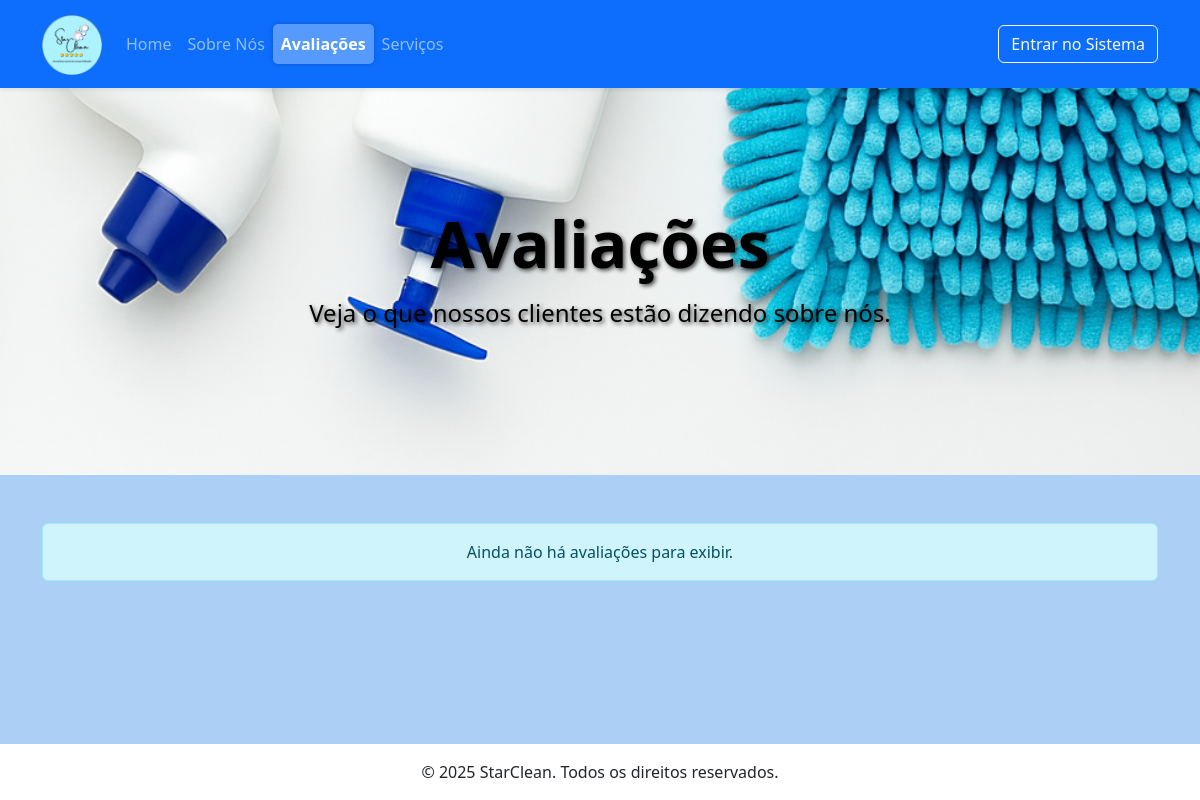
Before: /pages/avaliacoes.php with the older database file.
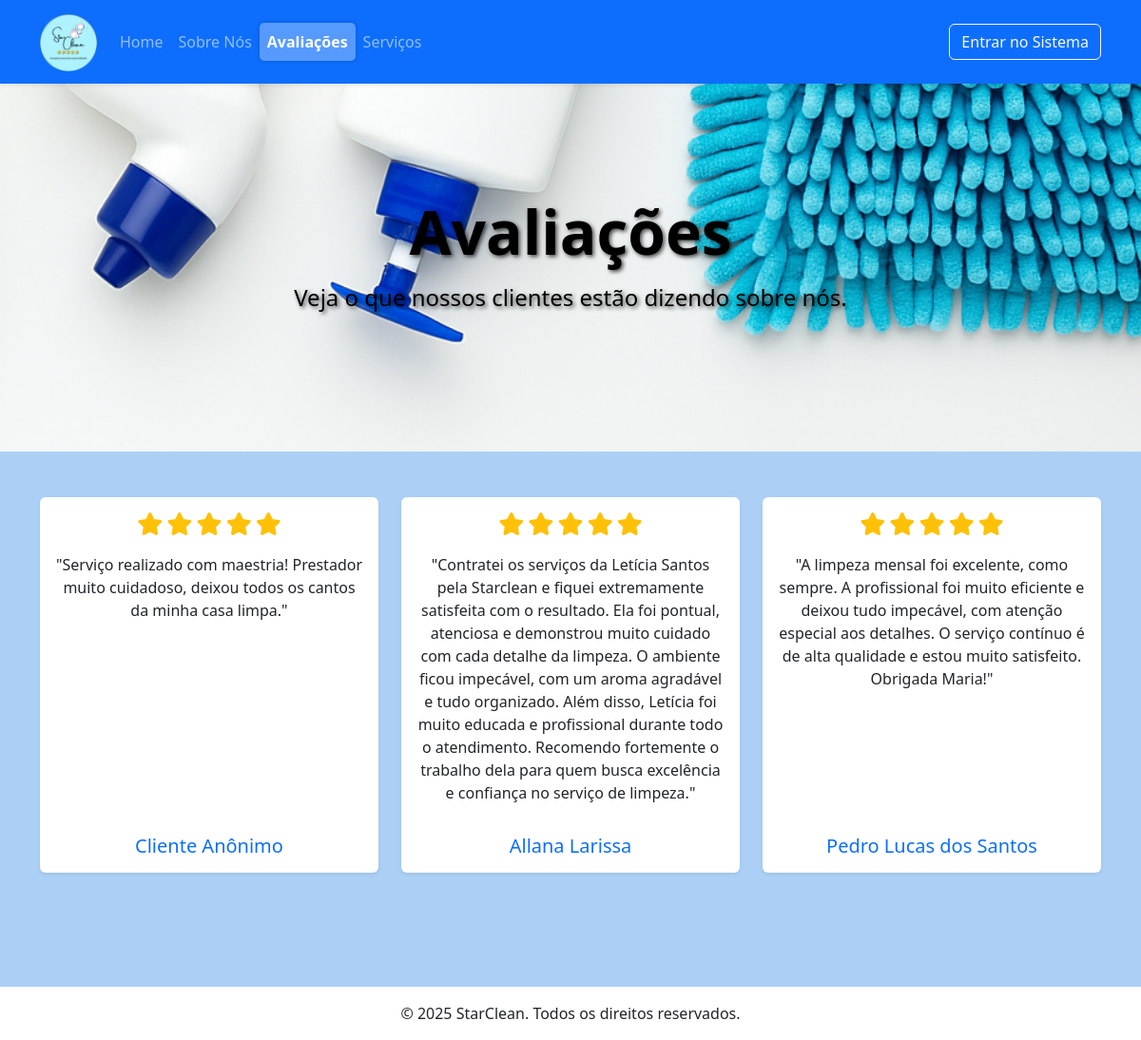
After: the same page with the newer database file.
### tables this page shows
CREATE TABLE `avaliacao_prestador` (
  `id` int(11) NOT NULL,
  `Cliente_id` int(11) NOT NULL,
  `Prestador_id` int(11) NOT NULL,
  `nota` int(11) DEFAULT NULL,
  `comentario` text DEFAULT NULL,
  `oculto` tinyint(1) NOT NULL DEFAULT 0
);

CREATE TABLE `cliente` (
  `id` int(11) NOT NULL,
  `nome` varchar(45) NOT NULL,
  `sobrenome` varchar(45) NOT NULL,
  `email` varchar(150) NOT NULL,
  `data_nascimento` date NOT NULL,
  `telefone` varchar(20) NOT NULL,
  `cpf` varchar(14) NOT NULL,
  `password` varchar(255) NOT NULL,
  `receber_notificacoes_email` tinyint(1) NOT NULL DEFAULT 1,
  `criado_em` timestamp NOT NULL DEFAULT current_timestamp(),
  `atualizado_em` timestamp NOT NULL DEFAULT current_timestamp() ON UPDATE current_timestamp()
);

### pages/avaliacoes.php (the view, shortened to what this page needs)
<?php
$avaliacoes = [];
try {
    $pdo = obterConexaoPDO();
    $stmt = $pdo->prepare(
        "SELECT ap.comentario, ap.nota, ap.oculto, c.nome AS nome_cliente
         FROM avaliacao_prestador ap
         JOIN cliente c ON ap.Cliente_id = c.id
         WHERE ap.comentario IS NOT NULL AND ap.nota IS NOT NULL
         ORDER BY ap.id DESC"
    );
    $stmt->execute();
    $avaliacoes = $stmt->fetchAll(PDO::FETCH_ASSOC);
} catch (PDOException $e) {
    error_log("Erro ao buscar avaliações: " . $e->getMessage());
    $erro_banco = '<div class="alert alert-danger text-center">Não foi possível carregar as avaliações no momento.</div>';
}
include '../includes/header.php';
include '../includes/navbar.php';
?>
<header class="hero-section"
    style="background: url(<?= BASE_URL ?>/img/produtoslimp.png) center/cover no-repeat; height: 400px; display: flex; align-items: center; color: black; text-shadow: 2px 2px 4px rgba(0,0,0,0.7);">
    <div class="container">
        <h1 class="display-3 fw-bold text-center color-white">Avaliações</h1>
        <p>
        <h4 class="text-center color-white">Veja o que nossos clientes estão dizendo sobre nós.</h4>
        </p>
    </div>
</header>
<main class="container my-5">
    <section class="mb-5">
        <div class="row text-center justify-content-center">
            <?php if (!empty($avaliacoes)): ?>
                <?php foreach ($avaliacoes as $avaliacao): ?>
                    <div class="col-md-6 col-lg-4 mb-4">
                        <div class="card h-100 shadow-sm border-0">
                            <div class="card-body d-flex flex-column">
                                <div class="text-center mb-3">
                                    <?php
                                        $nota = (int)$avaliacao['nota'];
                                        for ($i = 1; $i <= 5; $i++):
                                    ?>
                                        <i class="fas fa-star fs-4 <?= ($i <= $nota) ? 'text-warning' : 'text-muted' ?>"></i>
                                    <?php endfor; ?>
                                </div>
                                <p class="card-text flex-grow-1">"<?= nl2br(htmlspecialchars($avaliacao['comentario'])) ?>"</p>
                                <h5 class="card-title mt-3 mb-0 text-primary">
                                    <?= $avaliacao['oculto'] ? 'Cliente Anônimo' : htmlspecialchars($avaliacao['nome_cliente']) ?>
                                </h5>
                            </div>
                        </div>
                    </div>
                <?php endforeach; ?>
            <?php else: ?>
                 <div class="col-12 text-center">
                    <div class="alert alert-info">Ainda não há avaliações para exibir.</div>
                </div>
            <?php endif; ?>
        </div>
    </section>
</main>
<?php
include '../includes/footer.php';
?>

### includes/header.php (shortened to what this page needs)
<!DOCTYPE html>
<html lang="pt-br">
<head>
    <link rel="stylesheet" href="https://cdn.jsdelivr.net/npm/bootstrap-icons@1.5.0/font/bootstrap-icons.css">
    <link href="https://cdn.jsdelivr.net/npm/bootstrap@5.3.0/dist/css/bootstrap.min.css" rel="stylesheet">
    <link rel="stylesheet" href="https://cdnjs.cloudflare.com/ajax/libs/font-awesome/6.5.1/css/all.min.css">
    <link rel="stylesheet" href="<?= BASE_URL ?>/includes/star_clean.css">
    <link rel="stylesheet" href="https://cdn.datatables.net/2.3.4/css/dataTables.dataTables.css" />
    <link rel="stylesheet" href="https://unpkg.com/leaflet@1.9.4/dist/leaflet.css" />
</head>
<body class="d-flex flex-column min-vh-100" style="background-color: #acd0f5ff;">

### includes/navbar.php (shortened to what this page needs)
<nav class="navbar navbar-expand-lg navbar-dark bg-primary shadow-sm fixed-top">
    <div class="container m-fluid">
        <a href="<?= BASE_URL ?>/index.php">
            <img src="<?= BASE_URL ?>/img/logoPrimary.png" alt="StarClean" height="60" class="d-inline-block align-text-top">
        </a>
        <div class="collapse navbar-collapse" id="navbarNav">
            <ul class="navbar-nav me-auto m-3">
                <li class="nav-item" id="nav-home">
                    <a class="nav-link" href="<?= BASE_URL ?>/index.php">Home</a>
                </li>
                <li class="nav-item" id="nav-sobre">
                    <a class="nav-link" href="<?= BASE_URL ?>/pages/sobre.php">Sobre Nós</a>
                </li>
                <li class="nav-item" id="nav-avaliacoes">
                    <a class="nav-link" href="<?= BASE_URL ?>/pages/avaliacoes.php">Avaliações</a>
                </li>
                <li class="nav-item" id="nav-servicos">
                    <a href="<?= BASE_URL ?>/pages/servicos.php" class="nav-link">Serviços</a>
                </li>
            </ul>
            <?php
            $currentPage = $_SERVER['PHP_SELF'];
            if (strpos($currentPage, 'login.php') === false && strpos($currentPage, 'cadastro.php') === false) :
            ?>
                <div class="d-flex">
                    <a href="<?= BASE_URL ?>/pages/login.php" class="btn btn-outline-light">Entrar no Sistema</a>
                </div>
            <?php endif; ?>
        </div>
    </div>
</nav>

### includes/footer.php (shortened to what this page needs)
<footer class="text-center bg-white text-dark py-3 mt-auto bottom">
    <p class="mb-0">&copy; <?= date('Y') ?> StarClean. Todos os direitos reservados.</p>
</footer>
    </body>
    </html>

### includes/star_clean.css (style rules this page uses)
body { padding-top: 75px; }
.hero-section { background: linear-gradient(rgba(0, 0, 0, 0.5), rgba(0, 0, 0, 0.5)), url(../img/Logo_slider.jpg) center; background-size: cover; color: white; padding: 80px 0; text-align: end; }
.card-body { min-height: 220px; }
.navbar-nav .nav-item { transition: background-color 0.3s ease; border-radius: 5px; }
.navbar-nav .nav-link { transition: color 0.3s ease; }
.navbar-nav .nav-item.active { background-color: rgba(255, 255, 255, 0.3); box-shadow: 0 0 5px rgba(0, 0, 0, 0.2); }
.navbar-nav .nav-item.active .nav-link { color: white !important; font-weight: 600; }
.card { transition: transform 0.3s ease, box-shadow 0.3s ease; }

Changed rows visible on the page:
added avaliacao_prestador: nota 5 (drawn), comentario "Serviço realizado com maestria! Prestador muito cuidadoso, deixou todos os cantos da minha casa limpa.", oculto "Cliente Anônimo"
added avaliacao_prestador: nota 5 (drawn), comentario "Contratei os serviços da Letícia Santos pela Starclean e fiquei extremamente satisfeita com o resultado. Ela foi pontual, atenciosa e demonstrou muito cuidado com cada detalhe da limpeza. O ambiente ficou impecável, com um aroma agradável e tudo organizado. Além disso, Letícia foi muito educada e profissional durante todo o atendimento. Recomendo fortemente o trabalho dela para quem busca excelência e confiança no serviço de limpeza.", Cliente.nome "Allana Larissa"
added avaliacao_prestador: nota 5 (drawn), comentario "A limpeza mensal foi excelente, como sempre. A profissional foi muito eficiente e deixou tudo impecável, com atenção especial aos detalhes. O serviço contínuo é de alta qualidade e estou muito satisfeito. Obrigada Maria!", Cliente.nome "Pedro Lucas dos Santos"
Other visible differences:
text no longer shown: "Ainda não há avaliações para exibir."
